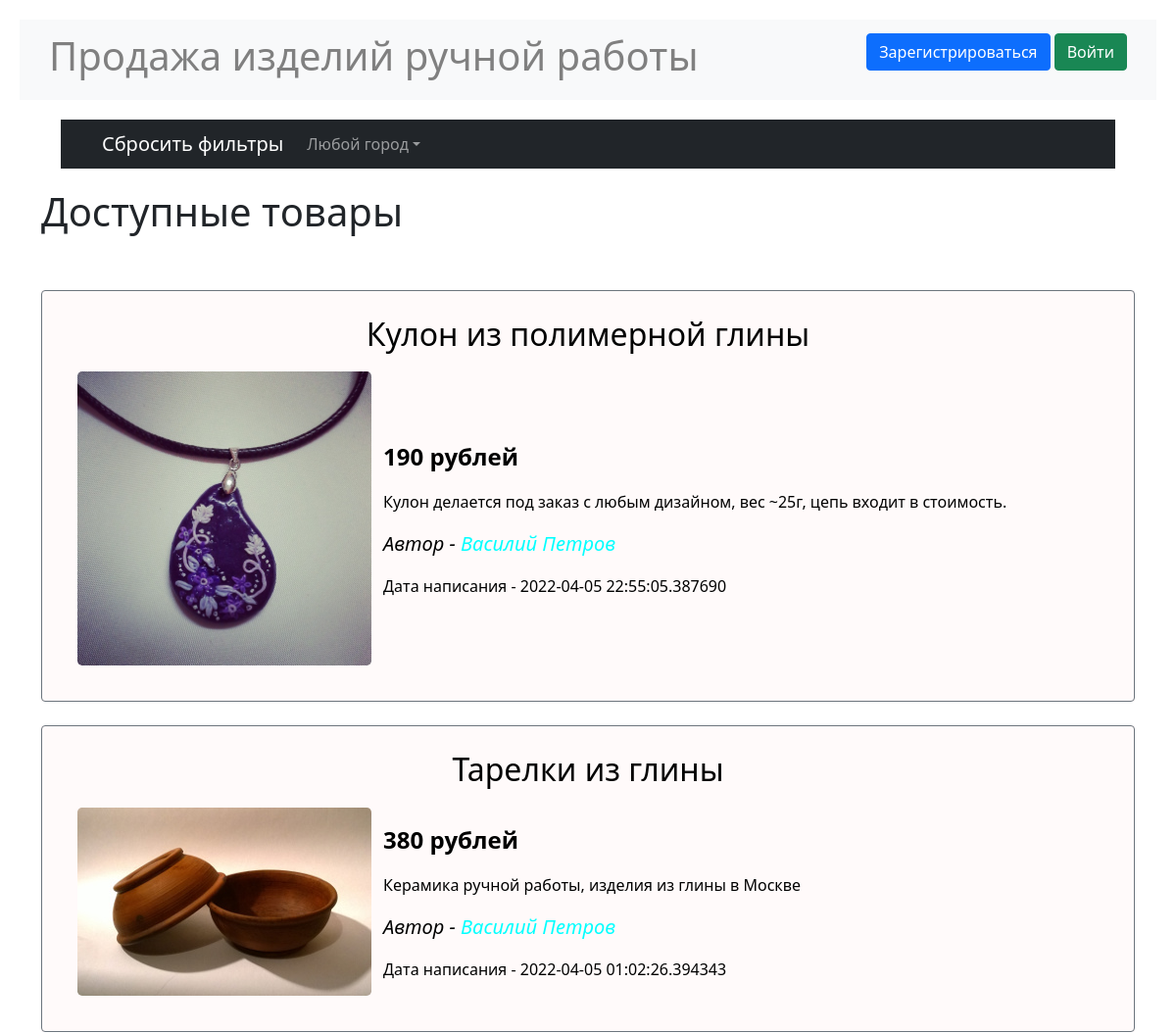
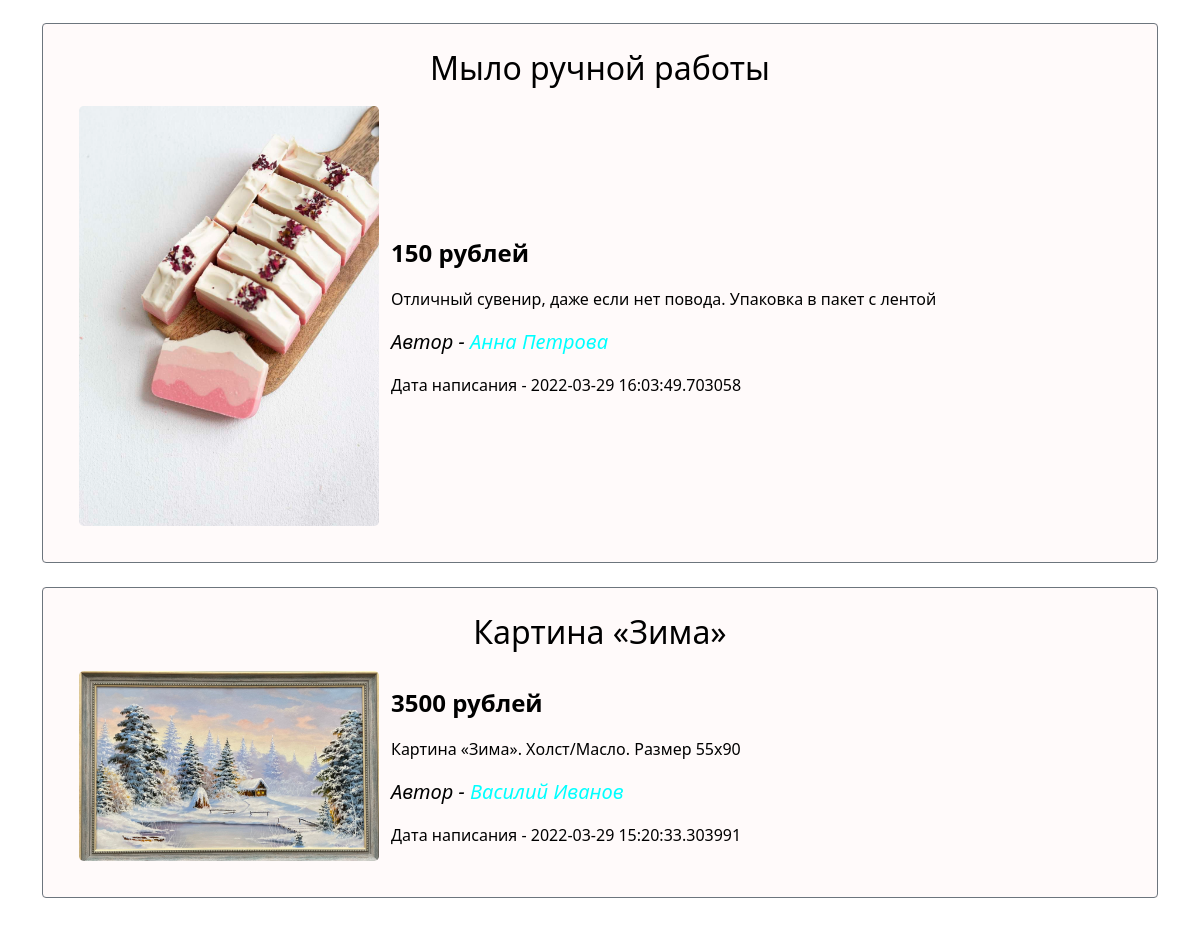
The page / on the database its author committed (2 pictures, top to bottom).
### data/ads.py (models this page shows)
class Ad(SqlAlchemyBase, SerializerMixin):
    __tablename__ = 'ads'
    id = sqlalchemy.Column(sqlalchemy.Integer,
                           primary_key=True, autoincrement=True)
    user_id = sqlalchemy.Column(sqlalchemy.Integer,
                                sqlalchemy.ForeignKey("users.id"))
    title = sqlalchemy.Column(sqlalchemy.String, nullable=True)
    content = sqlalchemy.Column(sqlalchemy.String, nullable=True)
    price = sqlalchemy.Column(sqlalchemy.Integer, nullable=True)
    filename = sqlalchemy.Column(sqlalchemy.String, nullable=True)
    created_date = sqlalchemy.Column(sqlalchemy.DateTime,
                                     default=datetime.datetime.now)
    is_sold = sqlalchemy.Column(sqlalchemy.Boolean, default=False)
    user = orm.relation('User')

### data/users.py (models this page shows, shortened)
class User(SqlAlchemyBase, UserMixin, SerializerMixin):
    __tablename__ = 'users'
    id = sqlalchemy.Column(sqlalchemy.Integer,
                           primary_key=True, autoincrement=True)
    name = sqlalchemy.Column(sqlalchemy.String, nullable=True)
    surname = sqlalchemy.Column(sqlalchemy.String, nullable=True)
    patronymic = sqlalchemy.Column(sqlalchemy.String, nullable=True)
    city = sqlalchemy.Column(sqlalchemy.String, nullable=True)
    age = sqlalchemy.Column(sqlalchemy.Integer, nullable=True)
    email = sqlalchemy.Column(sqlalchemy.String,
                              index=True, unique=True, nullable=True)
    about = sqlalchemy.Column(sqlalchemy.String, nullable=True)
    hashed_password = sqlalchemy.Column(sqlalchemy.String, nullable=True)
    created_date = sqlalchemy.Column(sqlalchemy.DateTime,
                                     default=datetime.datetime.now)
    ads = orm.relation("Ad", back_populates='user')

### main.py (the view)
@app.route("/")
@app.route("/<city>")
def index(city="Любой город"):
    db_sess = db_session.create_session()
    ads = db_sess.query(Ad).filter(Ad.is_sold == 0)
    if city != "Любой город":
        ads = db_sess.query(Ad).join(User).filter(Ad.is_sold == 0,
                                                  User.city == city).all()
    cities = set([user.city for user in db_sess.query(User).all()])
    params = {
        "cities": cities,
        "ads": ads,
        "css": "static/css/index.css",
        "title": "Продажа изделий ручной работы",
        "city": city
    }
    return render_template("index.html", **params)

### data/db_session.py (called while the page is built)
def create_session() -> Session:
    global __factory
    return __factory()

### templates/index.html (shortened to what this page needs)
{% extends "base.html" %}
{% block content %}
<nav class="navbar navbar-expand-lg navbar-dark bg-dark" id="filters">
    <div class="container-fluid">
        <a class="navbar-brand" href="/">Сбросить фильтры</a>
        <div class="collapse navbar-collapse" id="navbarScroll">
            <ul class="navbar-nav me-auto my-2 my-lg-0 navbar-nav-scroll"
                style="--bs-scroll-height: 100px;">
                <li class="nav-item dropdown">
                    <a class="nav-link dropdown-toggle" id="navbarScrollingDropdown"
                       role="button" data-bs-toggle="dropdown" aria-expanded="false">
                        {{ city }}</a>
                </li>
            </ul>
        </div>
    </div>
</nav>
<h1>Доступные товары</h1>
<br><br>
{% include "ads_list.html" %}
{% endblock %}

### templates/ads_list.html (shortened to what this page needs)
{% for item in ads|sort(attribute='created_date', reverse=true)%}
<div class="add">
    <div class="border border-secondary rounded">
        <a href="/ad/details/{{ item.id }}" title="Подробнее о товаре" id="add_href">
            <h2 align="center">{{item.title}}</h2>
            <table>
                <tr>
                    <td>
                        <a data-bs-toggle="modal"
                           data-bs-target="#Modal{{loop.index}}">
                            <img class="add_img rounded-3"
                                 src="/static/img/{{item.filename}}"
                                 alt="Изображение товара">
                        </a>
                    </td>
                    <td><p>
                        <p class="fw-bold fs-4">{{item.price}} рублей</p>
                        <p class="fs-6">{{item.content}}</p>
                        <p class="fst-italic fs-5">
                            Автор - <a class="navbar-brand"
                                       href="/user/{{item.user.id}}/active"
                                       title="Подробнее об авторе"
                                       id="profile_href">
                            {{item.user.name}} {{item.user.surname}}</a></p>
                        <p class="fs-6">Дата написания -
                            {{item.created_date}}</p>
                    </td>
                </tr>
            </table>
        </a>
    </div>
</div><br>
{% endfor %}

### static/css/index.css (style rules this page uses)
.border { padding: 25px 25px; }
.add { background-color: #FFFAFA; }
#add_href { color: #000000; text-decoration: none; }
#profile_href { color: #00FFFF; text-decoration: none; }
.add_img { max-width: 300px; height: auto; margin: 10px; }
#filters { margin: 20px; }

### static/css/base.css (style rules this page uses)
body { margin: 20px; }
.navbar { padding: 5px 30px; }

### rows shown on the page
Ad: title "Кулон из полимерной глины", filename (picture), price "190", content "Кулон делается под заказ с любым дизайном, вес ~25г, цепь входит в стоимость.", user.name "Василий", user.surname "Петров", created_date "2022-04-05 22:55:05.387690"
Ad: title "Тарелки из глины", filename (picture), price "380", content "Керамика ручной работы, изделия из глины в Москве", user.name "Василий", user.surname "Петров", created_date "2022-04-05 01:02:26.394343"
Ad: title "Мыло ручной работы", filename (picture), price "150", content "Отличный сувенир, даже если нет повода. Упаковка в пакет с лентой", user.name "Анна", user.surname "Петрова", created_date "2022-03-29 16:03:49.703058"
Ad: title "Картина «Зима»", filename (picture), price "3500", content "Картина «Зима». Холст/Масло. Размер 55x90", user.name "Василий", user.surname "Иванов", created_date "2022-03-29 15:20:33.303991"

### other values the page prints
{{ city }} "Любой город"
